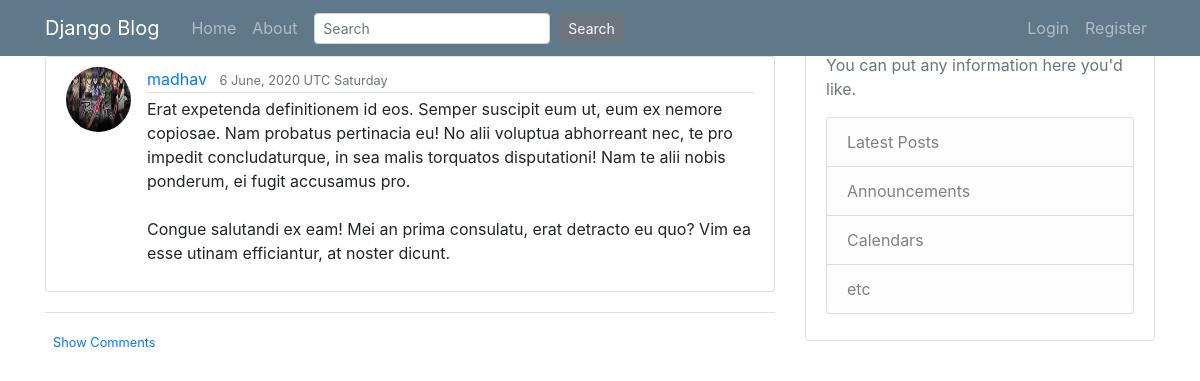
Screenshot of /post/42/ with the database file from the repository.
### blog/models.py (models this page shows, shortened)
class Post(models.Model):
    title = models.CharField(max_length=100)
    content = models.TextField()
    date_posted = models.DateTimeField(default=timezone.now)
    author = models.ForeignKey(User, on_delete=models.CASCADE)

### users/models.py (models this page shows, shortened)
class Profile(models.Model):
    user = models.OneToOneField(User, on_delete=models.CASCADE)
    image = models.ImageField(default='default.jpg', upload_to='profile_pics')

### blog/views.py (the view)
# urls.py: path('post/<int:pk>/', PostDetailView.as_view(), name='post-detail'),
class PostDetailView(DetailView):
    model = Post

### blog/templates/blog/post_detail.html (shortened to what this page needs)
{% extends 'blog/base.html' %}
{% block content %}
<h1>{{ object.title }}</h1>
<article class="media content-section">
	<img  class="rounded-circle article-img" src="{{ object.author.profile.image.url }}">
  <div class="media-body">
    <div class="article-metadata">
      <a class="mr-2" href="{% url 'user-posts' object.author.username %}">{{ object.author }}</a>
      <small class="text-muted">{{ object.date_posted|date:"j F, Y T l" }}</small>
    </div>
    <p class="article-content">{{ object.content }}</p>
  </div>
</article>
<div class="border-top pt-3">
    <small class="text-muted">
      <a class="ml-2" href="{% url 'post-comments' object.id %}">Show Comments</a>
    </small>
  </div>
{% endblock content %}

### blog/templates/blog/base.html (style rules this page uses)
body { background: #fafafa; color: #333333; margin-top: 5rem; }
h1, h2, h3, h4, h5, h6 { color: #444444; }
.content-section { background: #ffffff; padding: 10px 20px; border: 1px solid #dddddd; border-radius: 3px; margin-bottom: 20px; }
.article-content { white-space: pre-line; }
.article-img { height: 65px; width: 65px; margin-right: 16px; }
.article-metadata { padding-bottom: 1px; margin-bottom: 4px; border-bottom: 1px solid #e3e3e3 }

### rows the page displays
Post: author.profile.image (picture), author "madhav", date_posted "6 June, 2020 UTC Saturday", content "Erat expetenda definitionem id eos. Semper suscipit eum ut, eum ex nemore copiosae. Nam probatus pertinacia eu! No alii voluptua abhorreant nec, te pro impedit concludaturque, in sea malis torquatos disputationi! Nam te alii nobis ponderum, ei fugit accusamus pro. Congue salutandi ex eam! Mei an prima consulatu, erat detracto eu quo? Vim ea esse utinam efficiantur, at noster dicunt."
